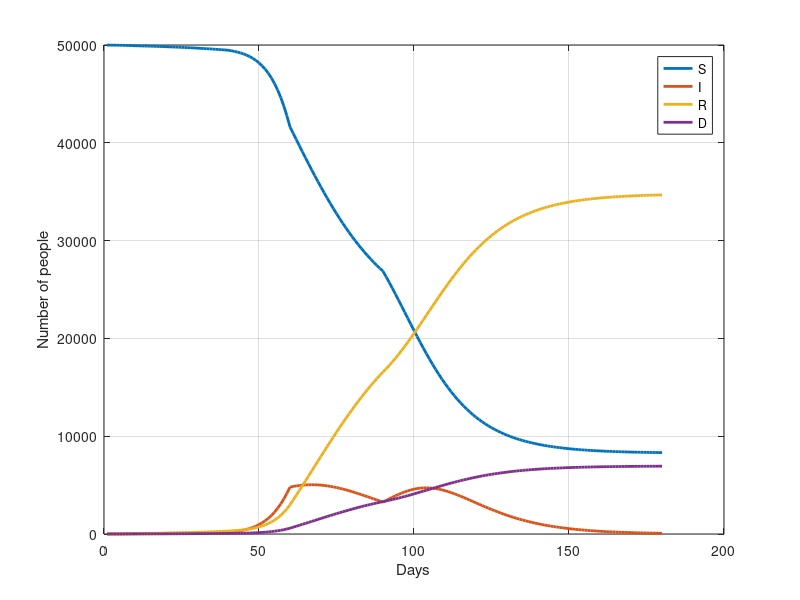

Source code (MATLAB):
clc
clear

%setting
N = 50000;
R0 = 3.2;
days_of_recovery = 10;
gammaD = 0.02;
number_of_days = 30 * 6;

S = zeros(1, number_of_days);
I = zeros(1, number_of_days);
R = zeros(1, number_of_days);
D = zeros(1, number_of_days);

%init
gammaR = 1 / days_of_recovery;
beta = R0 * gammaR;

I(1) = 10;
S(1) = N - I(1);
R(1) = 0;
D(1) = 0;

fprintf('Day: %d \n', 1);
fprintf('number of S: %2.0f \n', S(1));
fprintf('number of I: %2.0f \n', I(1));
fprintf('number of R: %2.0f \n', R(1));
fprintf('number of D: %2.0f \n', D(1));

%simulation

for t = 1:number_of_days - 1
    
    if t == 10 || t == 60
        beta = beta / 2;
    end

    if t == 40 || t == 90
        beta = R0 * gammaR;
    end

    S(t + 1) = S(t) - beta * S(t) * (I(t) / N);
    I(t + 1) = I(t) + beta * S(t) * (I(t) / N) - gammaR * I(t) - gammaD * I(t);
    R(t + 1) = R(t) + gammaR * I(t);
    D(t + 1) = D(t) + gammaD * I(t);

    fprintf('Day: %d \n', t + 1);
    fprintf('number of S: %2.0f \n', S(t + 1));
    fprintf('number of I: %2.0f \n', I(t + 1));
    fprintf('number of R: %2.0f \n', R(t + 1));
    fprintf('number of D: %2.0f \n', D(t + 1));
    %fprintf('number of poeple: %2.0f \n', S(t + 1) + I(t + 1) + R(t + 1) + D(t + 1));
end

[max_infected, day_max_infected] = max(I);
fprintf("Max infected was in day: %d, with amount of %2.0f people \n", day_max_infected, max_infected);

t = 1 : number_of_days;

figure;
plot(t, S, 'LineWidth', 2);
hold on;
plot(t, I, 'LineWidth', 2);
plot(t, R, 'LineWidth', 2);
plot(t, D, 'LineWidth', 2);
grid on;
xlabel('Days');
ylabel('Number of people');
legend('S', 'I', 'R', 'D');
